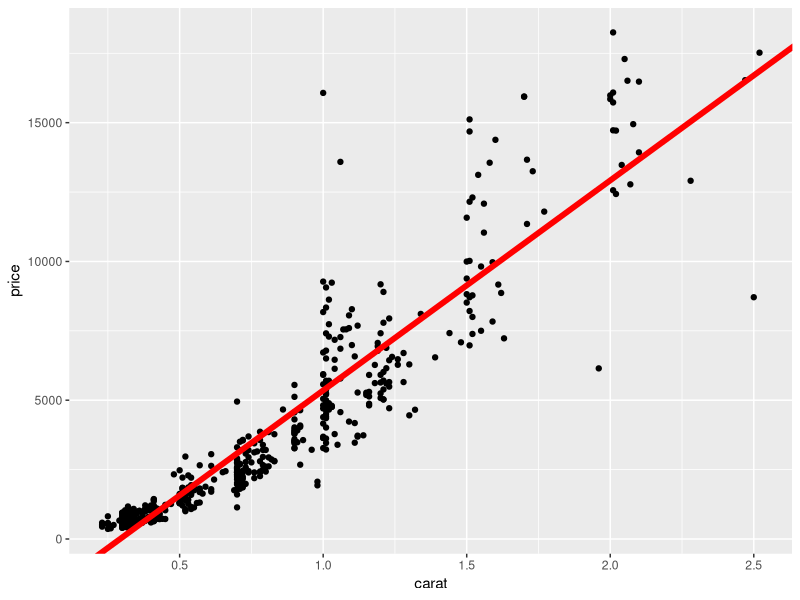
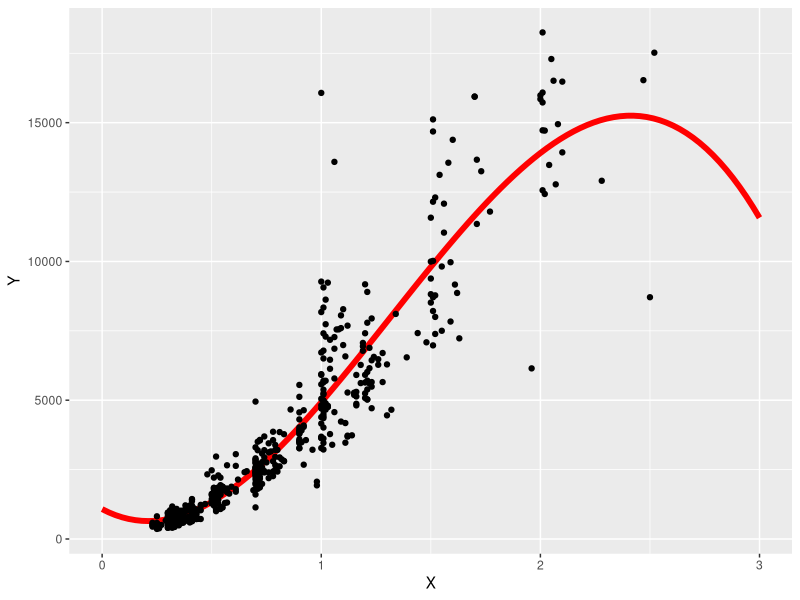

Reproduce these figures in R, in order.
library(ggplot2)
data(diamonds)

# Sample of Data Set
diamSmall = diamonds[sample(1:dim(diamonds)[1],500),]

# Build Model
M1 = lm(price~carat,diamSmall)
theta = coef(M1)
theta
ggplot(diamSmall, aes(carat,price)) + geom_point() + 
  geom_abline(intercept = theta[1],slope=theta[2], size=2, color=I("red"))

# Predict Model
predict(M1,data.frame(carat=c(3,4,5)))

# Summary of Model
summary(M1)
summary(M1)$r.squared
residuals(M1)
mean(residuals(M1)^2)

# Non-linear Model
M2=lm(price~carat+I(carat^2)+I(carat^3),diamSmall)
theta=coef(M2)
theta
# Create Domain
X=seq(0,3,length = 100)
# Calculate Y Values
Y=theta[1]+theta[2]*X+theta[3]*X^2+theta[4]*X^3
D=data.frame(x=X,y=Y)
ggplot(D,aes(X,Y)) + 
  geom_line(size=2,color='red') + 
  geom_point(data = diamSmall, aes(carat,price))

# Summary of New Model
summary(M2)$r.squared
mean(residuals(M2)^2)


# Adding Explanatory Variable
M3=lm(price~carat+color,diamSmall)
summary(M3)$r.squared
mean(residuals(M3)^2)

# Log Model
M4=lm(log(price)~log(carat),diamSmall)

